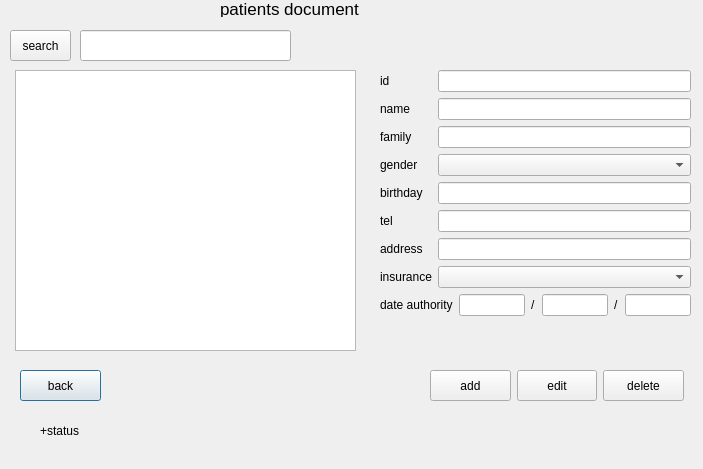
<?xml version="1.0" encoding="UTF-8"?>
<ui version="4.0">
 <class>PatientDialog</class>
 <widget class="QDialog" name="PatientDialog">
  <property name="geometry">
   <rect>
    <x>0</x>
    <y>0</y>
    <width>703</width>
    <height>469</height>
   </rect>
  </property>
  <property name="windowTitle">
   <string>Dialog</string>
  </property>
  <widget class="QPushButton" name="pushButton_back_pt">
   <property name="geometry">
    <rect>
     <x>20</x>
     <y>370</y>
     <width>81</width>
     <height>31</height>
    </rect>
   </property>
   <property name="text">
    <string>back</string>
   </property>
  </widget>
  <widget class="QLineEdit" name="lineEdit_search_pt">
   <property name="geometry">
    <rect>
     <x>80</x>
     <y>30</y>
     <width>211</width>
     <height>31</height>
    </rect>
   </property>
  </widget>
  <widget class="QLabel" name="label_info_pt">
   <property name="geometry">
    <rect>
     <x>220</x>
     <y>0</y>
     <width>161</width>
     <height>17</height>
    </rect>
   </property>
   <property name="font">
    <font>
     <pointsize>13</pointsize>
    </font>
   </property>
   <property name="text">
    <string>patients document</string>
   </property>
  </widget>
  <widget class="QPushButton" name="pushButton_search_pt">
   <property name="geometry">
    <rect>
     <x>10</x>
     <y>30</y>
     <width>61</width>
     <height>31</height>
    </rect>
   </property>
   <property name="text">
    <string>search</string>
   </property>
  </widget>
  <widget class="QTableView" name="tableView_pt">
   <property name="geometry">
    <rect>
     <x>15</x>
     <y>70</y>
     <width>341</width>
     <height>281</height>
    </rect>
   </property>
  </widget>
  <widget class="QWidget" name="layoutWidget">
   <property name="geometry">
    <rect>
     <x>430</x>
     <y>370</y>
     <width>254</width>
     <height>31</height>
    </rect>
   </property>
   <layout class="QHBoxLayout" name="horizontalLayout">
    <item>
     <widget class="QPushButton" name="pushButton_add_pt">
      <property name="maximumSize">
       <size>
        <width>150</width>
        <height>150</height>
       </size>
      </property>
      <property name="text">
       <string>add</string>
      </property>
     </widget>
    </item>
    <item>
     <widget class="QPushButton" name="pushButton_edit_pt">
      <property name="maximumSize">
       <size>
        <width>150</width>
        <height>150</height>
       </size>
      </property>
      <property name="text">
       <string>edit</string>
      </property>
     </widget>
    </item>
    <item>
     <widget class="QPushButton" name="pushButton_delete_pt">
      <property name="maximumSize">
       <size>
        <width>150</width>
        <height>150</height>
       </size>
      </property>
      <property name="text">
       <string>delete</string>
      </property>
     </widget>
    </item>
   </layout>
  </widget>
  <widget class="QWidget" name="layoutWidget">
   <property name="geometry">
    <rect>
     <x>380</x>
     <y>70</y>
     <width>311</width>
     <height>277</height>
    </rect>
   </property>
   <layout class="QFormLayout" name="formLayout">
    <item row="0" column="0">
     <widget class="QLabel" name="label_id_pt">
      <property name="text">
       <string>id</string>
      </property>
     </widget>
    </item>
    <item row="0" column="1">
     <widget class="QLineEdit" name="lineEdit_id_pt"/>
    </item>
    <item row="1" column="0">
     <widget class="QLabel" name="label_name_pt">
      <property name="text">
       <string>name</string>
      </property>
     </widget>
    </item>
    <item row="1" column="1">
     <widget class="QLineEdit" name="lineEdit_name_pt"/>
    </item>
    <item row="2" column="0">
     <widget class="QLabel" name="label_family_pt">
      <property name="text">
       <string>family</string>
      </property>
     </widget>
    </item>
    <item row="2" column="1">
     <widget class="QLineEdit" name="lineEdit_family_pt"/>
    </item>
    <item row="3" column="0">
     <widget class="QLabel" name="label_gender_pt">
      <property name="text">
       <string>gender</string>
      </property>
     </widget>
    </item>
    <item row="3" column="1">
     <widget class="QComboBox" name="comboBox_gender"/>
    </item>
    <item row="4" column="0">
     <widget class="QLabel" name="label_birthday_pt">
      <property name="text">
       <string>birthday</string>
      </property>
     </widget>
    </item>
    <item row="4" column="1">
     <widget class="QLineEdit" name="lineEdit_birthday_pt"/>
    </item>
    <item row="5" column="0">
     <widget class="QLabel" name="label_tel_pt">
      <property name="text">
       <string>tel</string>
      </property>
     </widget>
    </item>
    <item row="5" column="1">
     <widget class="QLineEdit" name="lineEdit_tel_pt"/>
    </item>
    <item row="6" column="0">
     <widget class="QLabel" name="label_adrs_pt">
      <property name="text">
       <string>address</string>
      </property>
     </widget>
    </item>
    <item row="6" column="1">
     <widget class="QLineEdit" name="lineEdit_adrs_pt"/>
    </item>
    <item row="7" column="0">
     <widget class="QLabel" name="label_pt_insu">
      <property name="text">
       <string>insurance</string>
      </property>
     </widget>
    </item>
    <item row="7" column="1">
     <widget class="QComboBox" name="comboBox_p_insu"/>
    </item>
    <item row="8" column="0" colspan="2">
     <layout class="QHBoxLayout" name="horizontalLayout_2">
      <item>
       <widget class="QLabel" name="label_pt_doc_athurity">
        <property name="text">
         <string>date authority</string>
        </property>
       </widget>
      </item>
      <item>
       <widget class="QLineEdit" name="lineEdit_authority_y"/>
      </item>
      <item>
       <widget class="QLabel" name="label_3">
        <property name="text">
         <string>/</string>
        </property>
       </widget>
      </item>
      <item>
       <widget class="QLineEdit" name="lineEdit_authority_m"/>
      </item>
      <item>
       <widget class="QLabel" name="label_4">
        <property name="text">
         <string>/</string>
        </property>
       </widget>
      </item>
      <item>
       <widget class="QLineEdit" name="lineEdit_authority_d"/>
      </item>
     </layout>
    </item>
   </layout>
  </widget>
  <widget class="QLabel" name="label_status">
   <property name="geometry">
    <rect>
     <x>40</x>
     <y>420</y>
     <width>171</width>
     <height>21</height>
    </rect>
   </property>
   <property name="text">
    <string>+status</string>
   </property>
  </widget>
 </widget>
 <resources/>
 <connections/>
</ui>
